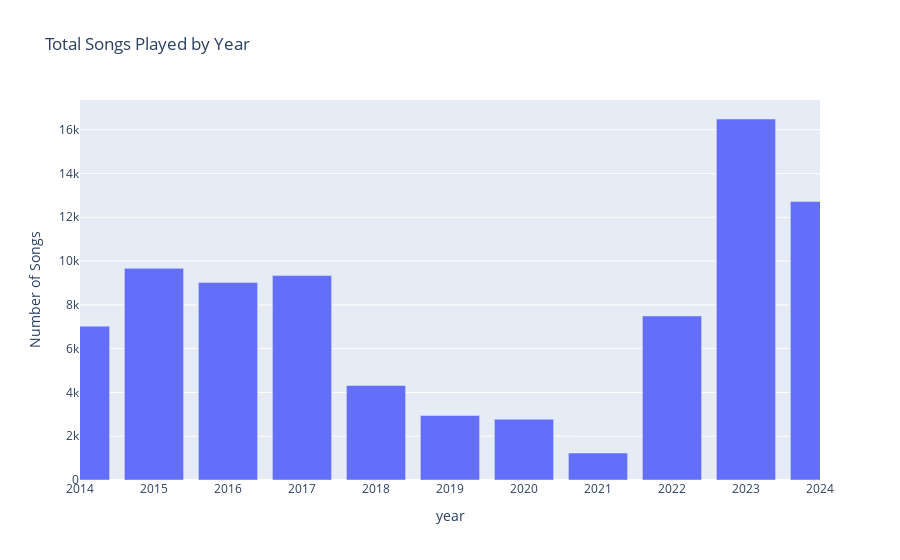

The cell this chart's notebook holds for it:
### Code cell
# line plot
import plotly.express as px

# fig = px.line(
#     yearly_summary,
#     x='year',
#     y='total_songs',
#     title='Total Songs played by Year',
#     labels={'total_songs': 'Total Songs'}
# )

# fig.update_layout(
#     xaxis_title='year',
#     yaxis_title='Number of Songs',
#     xaxis=dict(
#         tickmode='linear', 
#         tick0=2014,
#         dtick=1,
#         range=[2014, 2024]
#     ))

# fig.show()

# bar chart
fig = px.bar(
    yearly_summary, 
    x='year',
    y='total_songs',
    title='Total Songs Played by Year',
    labels={'total_songs': 'Total Songs'}
)

fig.update_layout(
    xaxis_title='year',
    yaxis_title='Number of Songs',
    xaxis=dict(
        tickmode='linear', 
        tick0=2014,
        dtick=1,
        range=[2014, 2024]
))

fig.show()

### Figure 1 — Plotly figure (JSON) as saved in the notebook; plotly's stock layout.template omitted (floating-point values rounded to 4 significant figures)
{"data": [{"alignmentgroup": "True", "hovertemplate": "year=%{x}<br>Total Songs=%{y}<extra></extra>", "legendgroup": "", "marker": {"color": "#636efa", "pattern": {"shape": ""}}, "name": "", "offsetgroup": "", "orientation": "v", "showlegend": false, "textposition": "auto", "type": "bar", "x": [2014, 2015, 2016, 2017, 2018, 2019, 2020, 2021, 2022, 2023, 2024], "xaxis": "x", "y": [7026, 9665, 9025, 9336, 4316, 2943, 2774, 1232, 7492, 16487, 12716], "yaxis": "y"}], "layout": {"barmode": "relative", "legend": {"tracegroupgap": 0}, "title": {"text": "Total Songs Played by Year"}, "xaxis": {"anchor": "y", "domain": [0, 1], "dtick": 1, "range": [2014, 2024], "tick0": 2014, "tickmode": "linear", "title": {"text": "year"}}, "yaxis": {"anchor": "x", "domain": [0, 1], "title": {"text": "Number of Songs"}}}}
